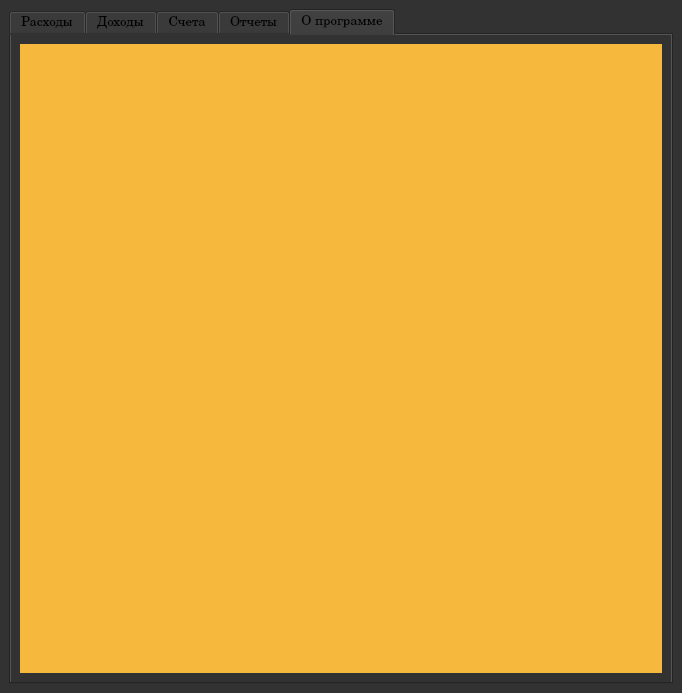
<?xml version="1.0" encoding="UTF-8"?>
<ui version="4.0">
 <class>MainWindow</class>
 <widget class="QMainWindow" name="MainWindow">
  <property name="geometry">
   <rect>
    <x>0</x>
    <y>0</y>
    <width>682</width>
    <height>693</height>
   </rect>
  </property>
  <property name="sizePolicy">
   <sizepolicy hsizetype="Expanding" vsizetype="Expanding">
    <horstretch>0</horstretch>
    <verstretch>0</verstretch>
   </sizepolicy>
  </property>
  <property name="windowTitle">
   <string>Домашняя Бухгалетерия</string>
  </property>
  <property name="styleSheet">
   <string notr="true">background-color: rgb(50, 50, 50);
</string>
  </property>
  <widget class="QWidget" name="centralwidget">
   <layout class="QGridLayout" name="gridLayout">
    <item row="0" column="0">
     <widget class="QTabWidget" name="tabWidget">
      <property name="font">
       <font>
        <family>Century Schoolbook</family>
        <pointsize>10</pointsize>
       </font>
      </property>
      <property name="currentIndex">
       <number>4</number>
      </property>
      <widget class="QWidget" name="tab_spent">
       <attribute name="title">
        <string>Расходы</string>
       </attribute>
       <layout class="QGridLayout" name="gridLayout_7">
        <item row="2" column="0">
         <widget class="QTableWidget" name="tablespent">
          <property name="font">
           <font>
            <family>Century Schoolbook</family>
           </font>
          </property>
          <property name="styleSheet">
           <string notr="true">background-color: rgb(50, 50, 50);</string>
          </property>
         </widget>
        </item>
        <item row="1" column="0">
         <layout class="QGridLayout" name="gridLayout_3">
          <item row="6" column="1">
           <widget class="QLineEdit" name="write_other_spent">
            <property name="font">
             <font>
              <family>Century Schoolbook</family>
              <pointsize>13</pointsize>
             </font>
            </property>
           </widget>
          </item>
          <item row="2" column="0">
           <widget class="QLabel" name="label_7">
            <property name="font">
             <font>
              <family>Century Schoolbook</family>
              <pointsize>13</pointsize>
             </font>
            </property>
            <property name="text">
             <string>Сумма</string>
            </property>
           </widget>
          </item>
          <item row="4" column="1">
           <widget class="QComboBox" name="write_type_spent">
            <property name="font">
             <font>
              <family>Century Schoolbook</family>
              <pointsize>13</pointsize>
             </font>
            </property>
           </widget>
          </item>
          <item row="1" column="0">
           <widget class="QLabel" name="label_6">
            <property name="font">
             <font>
              <family>Century Schoolbook</family>
              <pointsize>13</pointsize>
             </font>
            </property>
            <property name="text">
             <string>Дата</string>
            </property>
           </widget>
          </item>
          <item row="6" column="0">
           <widget class="QLabel" name="label_14">
            <property name="font">
             <font>
              <family>Century Schoolbook</family>
              <pointsize>13</pointsize>
             </font>
            </property>
            <property name="text">
             <string>Примечание</string>
            </property>
           </widget>
          </item>
          <item row="1" column="1">
           <widget class="QDateEdit" name="write_date_spent">
            <property name="font">
             <font>
              <family>Century Schoolbook</family>
              <pointsize>13</pointsize>
             </font>
            </property>
            <property name="dateTime">
             <datetime>
              <hour>0</hour>
              <minute>0</minute>
              <second>0</second>
              <year>2021</year>
              <month>1</month>
              <day>1</day>
             </datetime>
            </property>
           </widget>
          </item>
          <item row="2" column="1">
           <widget class="QLineEdit" name="write_money_spent">
            <property name="font">
             <font>
              <family>Century Schoolbook</family>
              <pointsize>13</pointsize>
             </font>
            </property>
           </widget>
          </item>
          <item row="3" column="0">
           <widget class="QLabel" name="label_8">
            <property name="font">
             <font>
              <family>Century Schoolbook</family>
              <pointsize>13</pointsize>
             </font>
            </property>
            <property name="text">
             <string>Тип дохода</string>
            </property>
           </widget>
          </item>
          <item row="3" column="1">
           <widget class="QComboBox" name="write_checking_spent">
            <property name="font">
             <font>
              <family>Century Schoolbook</family>
              <pointsize>13</pointsize>
             </font>
            </property>
           </widget>
          </item>
          <item row="4" column="0">
           <widget class="QLabel" name="label_9">
            <property name="font">
             <font>
              <family>Century Schoolbook</family>
              <pointsize>13</pointsize>
             </font>
            </property>
            <property name="text">
             <string>Счёт</string>
            </property>
           </widget>
          </item>
          <item row="0" column="0" colspan="3">
           <widget class="QLabel" name="label_10">
            <property name="minimumSize">
             <size>
              <width>0</width>
              <height>35</height>
             </size>
            </property>
            <property name="font">
             <font>
              <family>Century Schoolbook</family>
              <pointsize>14</pointsize>
              <weight>75</weight>
              <bold>true</bold>
             </font>
            </property>
            <property name="styleSheet">
             <string notr="true"/>
            </property>
            <property name="text">
             <string>Заполни форму, чтобы указать расход</string>
            </property>
            <property name="alignment">
             <set>Qt::AlignCenter</set>
            </property>
           </widget>
          </item>
          <item row="7" column="0" colspan="2">
           <widget class="QPushButton" name="btn_new_spent">
            <property name="font">
             <font>
              <family>Century Schoolbook</family>
              <pointsize>16</pointsize>
             </font>
            </property>
            <property name="styleSheet">
             <string notr="true">background-color: rgb(50, 50, 50);</string>
            </property>
            <property name="text">
             <string>💸 указать расход</string>
            </property>
           </widget>
          </item>
          <item row="1" column="2" rowspan="7">
           <widget class="QLabel" name="label_image_spent">
            <property name="text">
             <string/>
            </property>
           </widget>
          </item>
         </layout>
        </item>
       </layout>
      </widget>
      <widget class="QWidget" name="tab_income">
       <attribute name="title">
        <string>Доходы</string>
       </attribute>
       <layout class="QGridLayout" name="gridLayout_2">
        <item row="0" column="0">
         <layout class="QGridLayout" name="gridLayout_8">
          <item row="1" column="2">
           <widget class="QDateEdit" name="write_date_income">
            <property name="font">
             <font>
              <family>Century Schoolbook</family>
              <pointsize>13</pointsize>
             </font>
            </property>
            <property name="dateTime">
             <datetime>
              <hour>0</hour>
              <minute>0</minute>
              <second>0</second>
              <year>2021</year>
              <month>1</month>
              <day>1</day>
             </datetime>
            </property>
           </widget>
          </item>
          <item row="5" column="2">
           <widget class="QLineEdit" name="write_other_income">
            <property name="font">
             <font>
              <family>Century Schoolbook</family>
              <pointsize>13</pointsize>
             </font>
            </property>
           </widget>
          </item>
          <item row="2" column="1">
           <widget class="QLabel" name="label_3">
            <property name="font">
             <font>
              <family>Century Schoolbook</family>
              <pointsize>13</pointsize>
             </font>
            </property>
            <property name="text">
             <string>Сумма</string>
            </property>
           </widget>
          </item>
          <item row="2" column="2">
           <widget class="QLineEdit" name="write_money_income">
            <property name="font">
             <font>
              <family>Century Schoolbook</family>
              <pointsize>13</pointsize>
             </font>
            </property>
           </widget>
          </item>
          <item row="4" column="1">
           <widget class="QLabel" name="label_5">
            <property name="font">
             <font>
              <family>Century Schoolbook</family>
              <pointsize>13</pointsize>
             </font>
            </property>
            <property name="text">
             <string>Счёт</string>
            </property>
           </widget>
          </item>
          <item row="5" column="1">
           <widget class="QLabel" name="label_13">
            <property name="font">
             <font>
              <family>Century Schoolbook</family>
              <pointsize>13</pointsize>
             </font>
            </property>
            <property name="text">
             <string>Примечание</string>
            </property>
           </widget>
          </item>
          <item row="4" column="2">
           <widget class="QComboBox" name="write_checking_income">
            <property name="font">
             <font>
              <family>Century Schoolbook</family>
              <pointsize>13</pointsize>
             </font>
            </property>
           </widget>
          </item>
          <item row="3" column="1">
           <widget class="QLabel" name="label_4">
            <property name="font">
             <font>
              <family>Century Schoolbook</family>
              <pointsize>13</pointsize>
             </font>
            </property>
            <property name="text">
             <string>Тип дохода</string>
            </property>
           </widget>
          </item>
          <item row="1" column="3" rowspan="6">
           <widget class="QLabel" name="label_image_income">
            <property name="text">
             <string/>
            </property>
           </widget>
          </item>
          <item row="3" column="2">
           <widget class="QComboBox" name="write_type_income">
            <property name="font">
             <font>
              <family>Century Schoolbook</family>
              <pointsize>13</pointsize>
             </font>
            </property>
           </widget>
          </item>
          <item row="1" column="1">
           <widget class="QLabel" name="label_2">
            <property name="font">
             <font>
              <family>Century Schoolbook</family>
              <pointsize>13</pointsize>
             </font>
            </property>
            <property name="text">
             <string>Дата</string>
            </property>
           </widget>
          </item>
          <item row="6" column="1" colspan="2">
           <widget class="QPushButton" name="btn_new_income">
            <property name="font">
             <font>
              <family>Century Schoolbook</family>
              <pointsize>16</pointsize>
             </font>
            </property>
            <property name="styleSheet">
             <string notr="true">background-color: rgb(50, 50, 50);</string>
            </property>
            <property name="text">
             <string>💳 внести новый доход</string>
            </property>
           </widget>
          </item>
          <item row="0" column="1" colspan="3">
           <widget class="QLabel" name="label">
            <property name="minimumSize">
             <size>
              <width>0</width>
              <height>35</height>
             </size>
            </property>
            <property name="font">
             <font>
              <family>Century Schoolbook</family>
              <pointsize>14</pointsize>
              <weight>75</weight>
              <italic>false</italic>
              <bold>true</bold>
             </font>
            </property>
            <property name="styleSheet">
             <string notr="true"/>
            </property>
            <property name="text">
             <string>Заполни форму, чтобы внести деньги на счет</string>
            </property>
            <property name="alignment">
             <set>Qt::AlignCenter</set>
            </property>
           </widget>
          </item>
         </layout>
        </item>
        <item row="1" column="0">
         <widget class="QTableWidget" name="table_income">
          <property name="font">
           <font>
            <family>Century Schoolbook</family>
           </font>
          </property>
          <property name="styleSheet">
           <string notr="true">background-color: rgb(50, 50, 50);</string>
          </property>
         </widget>
        </item>
       </layout>
      </widget>
      <widget class="QWidget" name="tab_checking">
       <attribute name="title">
        <string>Счета</string>
       </attribute>
       <layout class="QGridLayout" name="gridLayout_4">
        <item row="0" column="0">
         <layout class="QGridLayout" name="gridLayout_9">
          <item row="1" column="0">
           <widget class="QLabel" name="label_15">
            <property name="font">
             <font>
              <family>Century Schoolbook</family>
              <pointsize>13</pointsize>
             </font>
            </property>
            <property name="text">
             <string>Название</string>
            </property>
           </widget>
          </item>
          <item row="1" column="1">
           <widget class="QLineEdit" name="write_new_checking">
            <property name="font">
             <font>
              <family>Century Schoolbook</family>
              <pointsize>13</pointsize>
             </font>
            </property>
           </widget>
          </item>
          <item row="1" column="2" rowspan="2">
           <widget class="QLabel" name="label_imag_checking">
            <property name="text">
             <string/>
            </property>
           </widget>
          </item>
          <item row="0" column="0" colspan="3">
           <widget class="QLabel" name="label_16">
            <property name="minimumSize">
             <size>
              <width>0</width>
              <height>35</height>
             </size>
            </property>
            <property name="font">
             <font>
              <family>Georgia</family>
              <pointsize>14</pointsize>
              <weight>75</weight>
              <bold>true</bold>
             </font>
            </property>
            <property name="styleSheet">
             <string notr="true"/>
            </property>
            <property name="text">
             <string>Заполни форму, чтобы добавить новый счёт</string>
            </property>
            <property name="alignment">
             <set>Qt::AlignCenter</set>
            </property>
           </widget>
          </item>
          <item row="2" column="0" colspan="2">
           <widget class="QPushButton" name="btn_new_checking">
            <property name="font">
             <font>
              <family>Century Schoolbook</family>
              <pointsize>16</pointsize>
             </font>
            </property>
            <property name="styleSheet">
             <string notr="true">background-color: rgb(50, 50, 50);</string>
            </property>
            <property name="text">
             <string>💰 завести новый счёт</string>
            </property>
           </widget>
          </item>
         </layout>
        </item>
        <item row="1" column="0">
         <widget class="QTableWidget" name="table_checking">
          <property name="styleSheet">
           <string notr="true">background-color: rgb(50, 50, 50);</string>
          </property>
         </widget>
        </item>
       </layout>
      </widget>
      <widget class="QWidget" name="tab_stat">
       <attribute name="title">
        <string>Отчеты</string>
       </attribute>
       <layout class="QVBoxLayout" name="verticalLayout_5">
        <item>
         <widget class="QLabel" name="label_17">
          <property name="font">
           <font>
            <family>Century Schoolbook</family>
            <pointsize>16</pointsize>
            <weight>75</weight>
            <bold>true</bold>
           </font>
          </property>
          <property name="text">
           <string>&lt;html&gt;&lt;head/&gt;&lt;body&gt;&lt;p align=&quot;center&quot;&gt;&lt;span style=&quot; font-size:14pt;&quot;&gt;Посмотри на свои траты и сделай выводы 😜&lt;/span&gt;&lt;/p&gt;&lt;/body&gt;&lt;/html&gt;</string>
          </property>
         </widget>
        </item>
        <item>
         <layout class="QGridLayout" name="gridLayout_5">
          <item row="2" column="2">
           <widget class="QDateEdit" name="date_stat_2">
            <property name="font">
             <font>
              <family>Century Schoolbook</family>
              <pointsize>13</pointsize>
             </font>
            </property>
            <property name="dateTime">
             <datetime>
              <hour>0</hour>
              <minute>0</minute>
              <second>0</second>
              <year>2021</year>
              <month>1</month>
              <day>2</day>
             </datetime>
            </property>
           </widget>
          </item>
          <item row="1" column="0">
           <spacer name="horizontalSpacer_3">
            <property name="orientation">
             <enum>Qt::Horizontal</enum>
            </property>
            <property name="sizeType">
             <enum>QSizePolicy::Maximum</enum>
            </property>
            <property name="sizeHint" stdset="0">
             <size>
              <width>150</width>
              <height>20</height>
             </size>
            </property>
           </spacer>
          </item>
          <item row="0" column="3">
           <spacer name="horizontalSpacer_6">
            <property name="orientation">
             <enum>Qt::Horizontal</enum>
            </property>
            <property name="sizeType">
             <enum>QSizePolicy::Maximum</enum>
            </property>
            <property name="sizeHint" stdset="0">
             <size>
              <width>50</width>
              <height>20</height>
             </size>
            </property>
           </spacer>
          </item>
          <item row="1" column="1">
           <widget class="QLabel" name="label_19">
            <property name="font">
             <font>
              <family>Century Schoolbook</family>
              <pointsize>13</pointsize>
             </font>
            </property>
            <property name="text">
             <string>&lt;html&gt;&lt;head/&gt;&lt;body&gt;&lt;p align=&quot;right&quot;&gt;с&lt;/p&gt;&lt;/body&gt;&lt;/html&gt;</string>
            </property>
           </widget>
          </item>
          <item row="1" column="2">
           <widget class="QDateEdit" name="date_stat_1">
            <property name="font">
             <font>
              <family>Century Schoolbook</family>
              <pointsize>13</pointsize>
             </font>
            </property>
            <property name="dateTime">
             <datetime>
              <hour>0</hour>
              <minute>0</minute>
              <second>0</second>
              <year>2021</year>
              <month>1</month>
              <day>1</day>
             </datetime>
            </property>
           </widget>
          </item>
          <item row="2" column="1">
           <widget class="QLabel" name="label_20">
            <property name="font">
             <font>
              <family>Century Schoolbook</family>
              <pointsize>13</pointsize>
             </font>
            </property>
            <property name="text">
             <string>&lt;html&gt;&lt;head/&gt;&lt;body&gt;&lt;p align=&quot;right&quot;&gt;по&lt;/p&gt;&lt;/body&gt;&lt;/html&gt;</string>
            </property>
           </widget>
          </item>
          <item row="0" column="4">
           <widget class="QLabel" name="label_23">
            <property name="font">
             <font>
              <family>Century Schoolbook</family>
              <pointsize>13</pointsize>
              <weight>75</weight>
              <bold>true</bold>
             </font>
            </property>
            <property name="text">
             <string>&lt;html&gt;&lt;head/&gt;&lt;body&gt;&lt;p align=&quot;center&quot;&gt;Выбери тип расхода&lt;/p&gt;&lt;/body&gt;&lt;/html&gt;</string>
            </property>
           </widget>
          </item>
          <item row="0" column="2">
           <widget class="QLabel" name="label_18">
            <property name="font">
             <font>
              <family>Century Schoolbook</family>
              <pointsize>13</pointsize>
              <weight>75</weight>
              <bold>true</bold>
             </font>
            </property>
            <property name="text">
             <string>&lt;html&gt;&lt;head/&gt;&lt;body&gt;&lt;p align=&quot;center&quot;&gt;Выбери период отчета&lt;/p&gt;&lt;/body&gt;&lt;/html&gt;</string>
            </property>
           </widget>
          </item>
          <item row="1" column="6">
           <spacer name="horizontalSpacer_4">
            <property name="orientation">
             <enum>Qt::Horizontal</enum>
            </property>
            <property name="sizeType">
             <enum>QSizePolicy::Maximum</enum>
            </property>
            <property name="sizeHint" stdset="0">
             <size>
              <width>150</width>
              <height>20</height>
             </size>
            </property>
           </spacer>
          </item>
          <item row="3" column="2">
           <spacer name="horizontalSpacer_5">
            <property name="orientation">
             <enum>Qt::Horizontal</enum>
            </property>
            <property name="sizeType">
             <enum>QSizePolicy::Maximum</enum>
            </property>
            <property name="sizeHint" stdset="0">
             <size>
              <width>100</width>
              <height>10</height>
             </size>
            </property>
           </spacer>
          </item>
          <item row="4" column="1" colspan="4">
           <widget class="QPushButton" name="btn_stat_spent">
            <property name="font">
             <font>
              <family>Century Schoolbook</family>
              <pointsize>16</pointsize>
              <weight>75</weight>
              <bold>true</bold>
             </font>
            </property>
            <property name="styleSheet">
             <string notr="true">background-color: rgb(246, 184, 61);</string>
            </property>
            <property name="text">
             <string>Посчитать</string>
            </property>
           </widget>
          </item>
          <item row="6" column="1" colspan="4">
           <widget class="QLabel" name="label_24">
            <property name="font">
             <font>
              <family>Century Schoolbook</family>
              <pointsize>13</pointsize>
              <weight>75</weight>
              <bold>true</bold>
             </font>
            </property>
            <property name="text">
             <string>&lt;html&gt;&lt;head/&gt;&lt;body&gt;&lt;p align=&quot;center&quot;&gt;Потрачено&lt;/p&gt;&lt;/body&gt;&lt;/html&gt;</string>
            </property>
           </widget>
          </item>
          <item row="7" column="1" colspan="4">
           <widget class="QLabel" name="label_report_stat_spent">
            <property name="font">
             <font>
              <family>Century Schoolbook</family>
              <pointsize>20</pointsize>
              <weight>75</weight>
              <bold>true</bold>
             </font>
            </property>
            <property name="text">
             <string>&lt;html&gt;&lt;head/&gt;&lt;body&gt;&lt;p align=&quot;center&quot;&gt;0 руб&lt;/p&gt;&lt;/body&gt;&lt;/html&gt;</string>
            </property>
           </widget>
          </item>
          <item row="5" column="2">
           <spacer name="horizontalSpacer_7">
            <property name="orientation">
             <enum>Qt::Horizontal</enum>
            </property>
            <property name="sizeType">
             <enum>QSizePolicy::Maximum</enum>
            </property>
            <property name="sizeHint" stdset="0">
             <size>
              <width>100</width>
              <height>10</height>
             </size>
            </property>
           </spacer>
          </item>
          <item row="1" column="4">
           <widget class="QComboBox" name="comboBox">
            <property name="font">
             <font>
              <family>Century Schoolbook</family>
              <pointsize>13</pointsize>
             </font>
            </property>
           </widget>
          </item>
         </layout>
        </item>
        <item>
         <spacer name="horizontalSpacer">
          <property name="orientation">
           <enum>Qt::Horizontal</enum>
          </property>
          <property name="sizeHint" stdset="0">
           <size>
            <width>40</width>
            <height>10</height>
           </size>
          </property>
         </spacer>
        </item>
        <item>
         <layout class="QGridLayout" name="gridLayout_6">
          <item row="1" column="0">
           <widget class="QLabel" name="label_all_income">
            <property name="minimumSize">
             <size>
              <width>0</width>
              <height>50</height>
             </size>
            </property>
            <property name="font">
             <font>
              <family>Century Schoolbook</family>
              <pointsize>23</pointsize>
              <weight>75</weight>
              <bold>true</bold>
             </font>
            </property>
            <property name="styleSheet">
             <string notr="true">background-color: rgb(246, 184, 61);</string>
            </property>
            <property name="text">
             <string>&lt;html&gt;&lt;head/&gt;&lt;body&gt;&lt;p align=&quot;center&quot;&gt;0 руб&lt;/p&gt;&lt;/body&gt;&lt;/html&gt;</string>
            </property>
           </widget>
          </item>
          <item row="3" column="0" colspan="2">
           <widget class="QLabel" name="label_30">
            <property name="enabled">
             <bool>true</bool>
            </property>
            <property name="minimumSize">
             <size>
              <width>0</width>
              <height>40</height>
             </size>
            </property>
            <property name="font">
             <font>
              <family>Century Schoolbook</family>
              <pointsize>12</pointsize>
              <weight>75</weight>
              <bold>true</bold>
             </font>
            </property>
            <property name="styleSheet">
             <string notr="true">background-color: rgb(213, 210, 195);</string>
            </property>
            <property name="text">
             <string>&lt;html&gt;&lt;head/&gt;&lt;body&gt;&lt;p align=&quot;center&quot;&gt;👛 остаток на всех счетах&lt;/p&gt;&lt;/body&gt;&lt;/html&gt;</string>
            </property>
           </widget>
          </item>
          <item row="0" column="1">
           <widget class="QLabel" name="label_28">
            <property name="font">
             <font>
              <family>Century Schoolbook</family>
              <pointsize>12</pointsize>
              <weight>75</weight>
              <bold>true</bold>
             </font>
            </property>
            <property name="styleSheet">
             <string notr="true">background-color: rgb(213, 210, 195);</string>
            </property>
            <property name="text">
             <string>&lt;html&gt;&lt;head/&gt;&lt;body&gt;&lt;p align=&quot;center&quot;&gt;всего потрачено ➖&lt;/p&gt;&lt;/body&gt;&lt;/html&gt;</string>
            </property>
           </widget>
          </item>
          <item row="0" column="0">
           <widget class="QLabel" name="label_26">
            <property name="minimumSize">
             <size>
              <width>0</width>
              <height>40</height>
             </size>
            </property>
            <property name="font">
             <font>
              <family>Century Schoolbook</family>
              <pointsize>12</pointsize>
              <weight>75</weight>
              <bold>true</bold>
             </font>
            </property>
            <property name="styleSheet">
             <string notr="true">background-color: rgb(213, 210, 195);</string>
            </property>
            <property name="text">
             <string>&lt;html&gt;&lt;head/&gt;&lt;body&gt;&lt;p align=&quot;center&quot;&gt;всего заработано ➕&lt;/p&gt;&lt;/body&gt;&lt;/html&gt;</string>
            </property>
           </widget>
          </item>
          <item row="1" column="1">
           <widget class="QLabel" name="label_all_spent">
            <property name="font">
             <font>
              <family>Century Schoolbook</family>
              <pointsize>23</pointsize>
              <weight>75</weight>
              <bold>true</bold>
             </font>
            </property>
            <property name="styleSheet">
             <string notr="true">background-color: rgb(246, 184, 61);</string>
            </property>
            <property name="text">
             <string>&lt;html&gt;&lt;head/&gt;&lt;body&gt;&lt;p align=&quot;center&quot;&gt;0 руб&lt;/p&gt;&lt;/body&gt;&lt;/html&gt;</string>
            </property>
           </widget>
          </item>
          <item row="2" column="0" colspan="2">
           <spacer name="horizontalSpacer_8">
            <property name="orientation">
             <enum>Qt::Horizontal</enum>
            </property>
            <property name="sizeHint" stdset="0">
             <size>
              <width>40</width>
              <height>10</height>
             </size>
            </property>
           </spacer>
          </item>
         </layout>
        </item>
        <item>
         <widget class="QLabel" name="label_all_money_now">
          <property name="font">
           <font>
            <family>Century Schoolbook</family>
            <pointsize>23</pointsize>
            <weight>75</weight>
            <bold>true</bold>
           </font>
          </property>
          <property name="styleSheet">
           <string notr="true">background-color: rgb(246, 184, 61);</string>
          </property>
          <property name="text">
           <string>&lt;html&gt;&lt;head/&gt;&lt;body&gt;&lt;p align=&quot;center&quot;&gt;0 руб&lt;/p&gt;&lt;/body&gt;&lt;/html&gt;</string>
          </property>
         </widget>
        </item>
        <item>
         <spacer name="horizontalSpacer_2">
          <property name="orientation">
           <enum>Qt::Horizontal</enum>
          </property>
          <property name="sizeHint" stdset="0">
           <size>
            <width>40</width>
            <height>10</height>
           </size>
          </property>
         </spacer>
        </item>
        <item>
         <widget class="QLabel" name="label_quote">
          <property name="font">
           <font>
            <family>Monotype Corsiva</family>
            <pointsize>11</pointsize>
            <italic>true</italic>
           </font>
          </property>
          <property name="text">
           <string>&lt;html&gt;&lt;head/&gt;&lt;body&gt;&lt;p align=&quot;center&quot;&gt;&lt;span style=&quot; font-size:16pt;&quot;&gt;Деньги - это не главное, возможно...&lt;/span&gt;&lt;/p&gt;&lt;/body&gt;&lt;/html&gt;</string>
          </property>
         </widget>
        </item>
       </layout>
      </widget>
      <widget class="QWidget" name="tab_faq">
       <attribute name="title">
        <string>О программе</string>
       </attribute>
       <layout class="QVBoxLayout" name="verticalLayout">
        <item>
         <widget class="QLabel" name="label_11">
          <property name="styleSheet">
           <string notr="true">background-color: rgb(246, 184, 61);</string>
          </property>
          <property name="text">
           <string/>
          </property>
         </widget>
        </item>
       </layout>
      </widget>
     </widget>
    </item>
   </layout>
  </widget>
  <action name="action_new_income">
   <property name="text">
    <string>Новый доход</string>
   </property>
  </action>
  <action name="action_new_spent">
   <property name="text">
    <string>Новый расход</string>
   </property>
  </action>
  <action name="action_new_checking">
   <property name="text">
    <string>Новый счет</string>
   </property>
  </action>
  <action name="action_see_income">
   <property name="text">
    <string>Доходы</string>
   </property>
  </action>
  <action name="action_see_spent">
   <property name="text">
    <string>Расходы</string>
   </property>
  </action>
  <action name="action_FAQ">
   <property name="text">
    <string>Посмотреть справку</string>
   </property>
  </action>
 </widget>
 <resources/>
 <connections/>
</ui>
